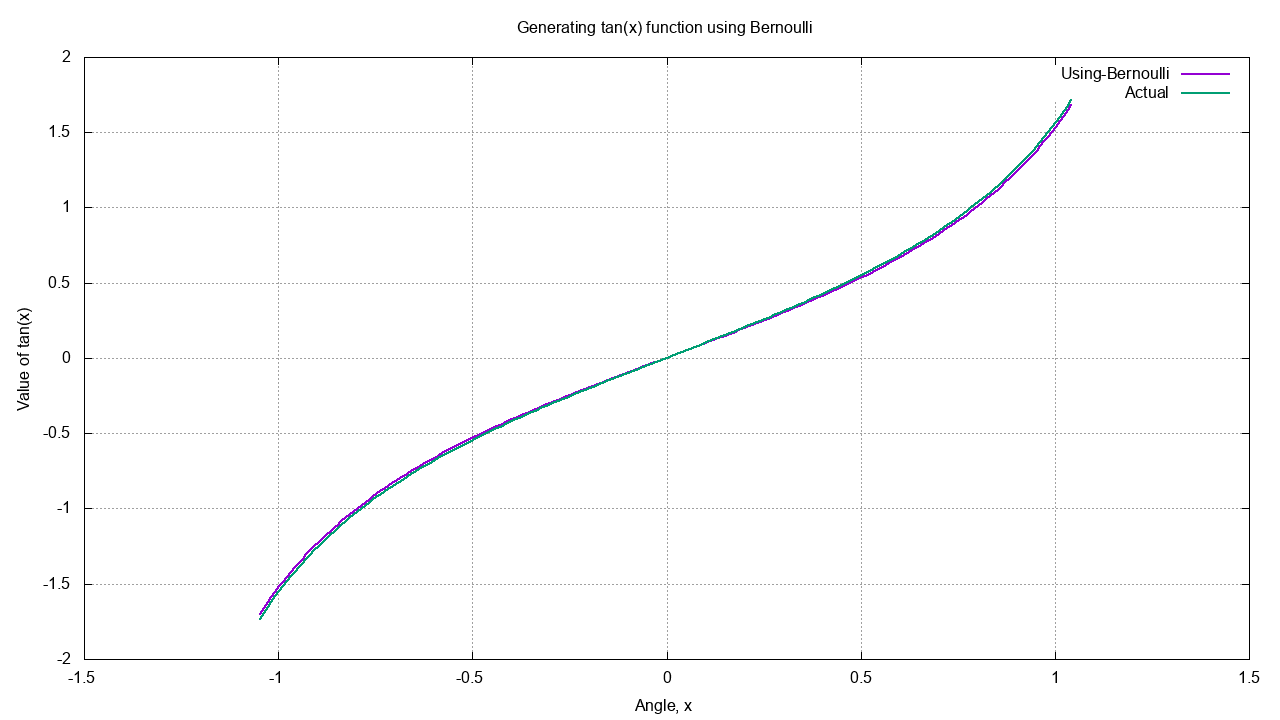

Write the gnuplot code that produced this figure.
set grid
set xlabel "Angle, x"
set ylabel "Value of tan(x)"
set title "Generating tan(x) function using Bernoulli"

set terminal png size 1280,720
set output "Function6.png"
plot "Function6.dat" u 1:(column("Using-Bernoulli")) w l lw 2, "" u 1:(column("Actual")) w l lw 2

set terminal wxt background '#00222222'
plot "Function6.dat" u 1:(column("Using_Bernoulli")) w l lw 2, "" u 1:(column("Actual")) w l lw 2
